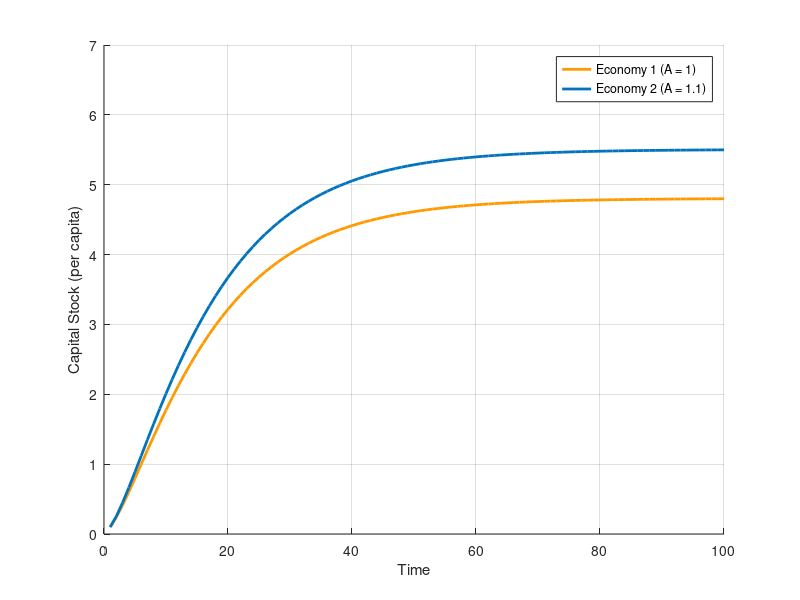
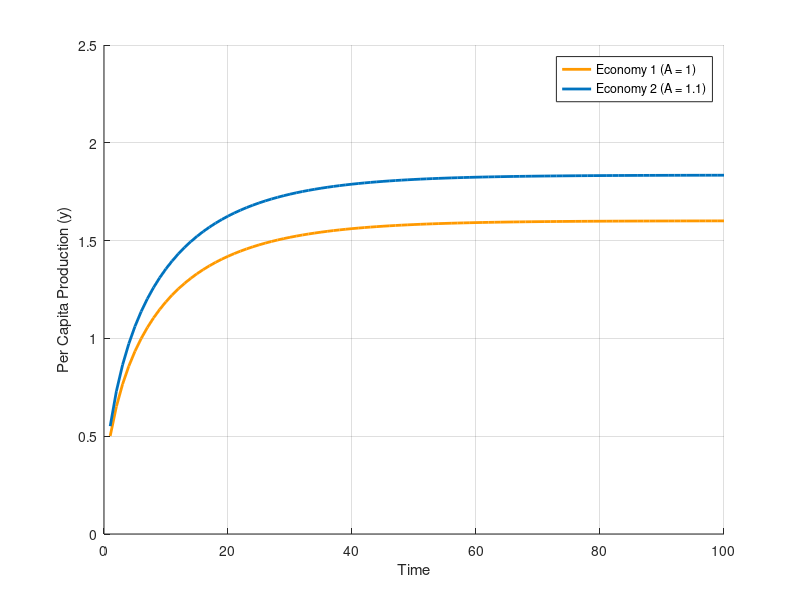

The MATLAB source for these figures, in order:
clear all;
close all;
DoSavePlots = 0;

% Define intial parameters of the model
s      = 0.3;     % Savings ratio
alpha  = 0.3;     % capital elasticity of output
delta  = 0.1;     % depreciation rate
A1     = 1;      % Total factor productivity economy 1
A2     = 1.1;     % Total factor productivity economy 2
k_init = 0.1;     % Initial productivity values for both economies

T = 100;          % Number of time periods / loop iterations


% Initialising vectors based on iterations to be simulated
k1 = zeros(T, 1); % Capital stock economy 1
k2 = zeros(T, 1); % Capital stock economy 2
y1 = zeros(T, 1); % Productivity economy 1
y2 = zeros(T, 1); % Productivity economy 2


%%%%%%%%%%%%%%%%%%%%%%%%%%%%%%%%%%
%%% Simulate k and y over time %%%
%%%%%%%%%%%%%%%%%%%%%%%%%%%%%%%%%%

% Setting the initial capita lstock value
k1(1) = k_init;
k2(1) = k_init;

% Calculating the first value for y
y1(1) = A1 * k1(1)^alpha;
y2(1) = A2 * k2(1)^alpha;

% Looping for the rest of the values, indices match with the equations of the model
for t = 2:T

  k1(t) = s * y1(t-1) + (1 - delta) * k1(t-1)
  k2(t) = s * y2(t-1) + (1 - delta) * k2(t-1)

  y1(t) = A1 * k1(t)^alpha;
  y2(t) = A2 * k2(t)^alpha;

end

%%%%%%%%%%%%%%%%%%%%%%%%%%%%%%%%%%
%%% Plotting k and y over time %%%
%%%%%%%%%%%%%%%%%%%%%%%%%%%%%%%%%%

% Plot results of the simulation for capital stock per capita (k)
figure;
  hold on; % for multiple plots on a same figure
  plot(1:T, k1, 'Color', [1, 0.6, 0], 'LineWidth', 2);
  plot(1:T, k2, 'Color', [0, 0.45, 0.75], 'LineWidth', 2);
  xlabel('Time');
  ylabel('Capital Stock (per capita)');
  legend('Economy 1 (A = 1)', 'Economy 2 (A = 1.1)');
  ylim([0, 7]); % Set upper limit of y to 7 to avoid overlap of legend on plot
  grid on;


% Plot results of the simulation for per capita production (y)
figure;
  hold on; % for multiple plots on a same figure
  plot(1:T, y1, 'Color', [1, 0.6, 0], 'LineWidth', 2);
  plot(1:T, y2, 'Color', [0, 0.45, 0.75], 'LineWidth', 2);
  xlabel('Time');
  ylabel('Per Capita Production (y)');
  legend('Economy 1 (A = 1)', 'Economy 2 (A = 1.1)');
  ylim([0, 2.5]); % avoid overlap of legend on plot
  grid on;

